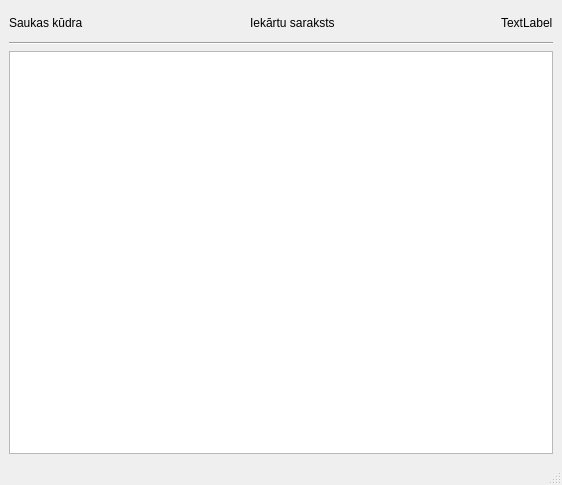
<?xml version="1.0" encoding="UTF-8"?>
<ui version="4.0">
 <class>HWListsForm</class>
 <widget class="QMainWindow" name="HWListsForm">
  <property name="geometry">
   <rect>
    <x>0</x>
    <y>0</y>
    <width>562</width>
    <height>485</height>
   </rect>
  </property>
  <property name="windowTitle">
   <string>MainWindow</string>
  </property>
  <widget class="QWidget" name="centralwidget">
   <layout class="QVBoxLayout" name="verticalLayout_2" stretch="1,0,15">
    <item>
     <layout class="QHBoxLayout" name="horizontalLayout">
      <item>
       <widget class="QLabel" name="label_3">
        <property name="text">
         <string>Saukas kūdra</string>
        </property>
       </widget>
      </item>
      <item>
       <spacer name="horizontalSpacer_2">
        <property name="orientation">
         <enum>Qt::Horizontal</enum>
        </property>
        <property name="sizeHint" stdset="0">
         <size>
          <width>40</width>
          <height>20</height>
         </size>
        </property>
       </spacer>
      </item>
      <item>
       <widget class="QLabel" name="label_2">
        <property name="text">
         <string>Iekārtu saraksts</string>
        </property>
       </widget>
      </item>
      <item>
       <spacer name="horizontalSpacer">
        <property name="orientation">
         <enum>Qt::Horizontal</enum>
        </property>
        <property name="sizeHint" stdset="0">
         <size>
          <width>40</width>
          <height>20</height>
         </size>
        </property>
       </spacer>
      </item>
      <item>
       <widget class="QLabel" name="label">
        <property name="text">
         <string>TextLabel</string>
        </property>
       </widget>
      </item>
     </layout>
    </item>
    <item>
     <widget class="Line" name="line">
      <property name="orientation">
       <enum>Qt::Horizontal</enum>
      </property>
     </widget>
    </item>
    <item>
     <layout class="QVBoxLayout" name="verticalLayout">
      <item>
       <widget class="QTableView" name="tableView"/>
      </item>
     </layout>
    </item>
   </layout>
  </widget>
  <widget class="QMenuBar" name="menubar">
   <property name="geometry">
    <rect>
     <x>0</x>
     <y>0</y>
     <width>562</width>
     <height>17</height>
    </rect>
   </property>
  </widget>
  <widget class="QStatusBar" name="statusbar"/>
 </widget>
 <resources/>
 <connections/>
</ui>
